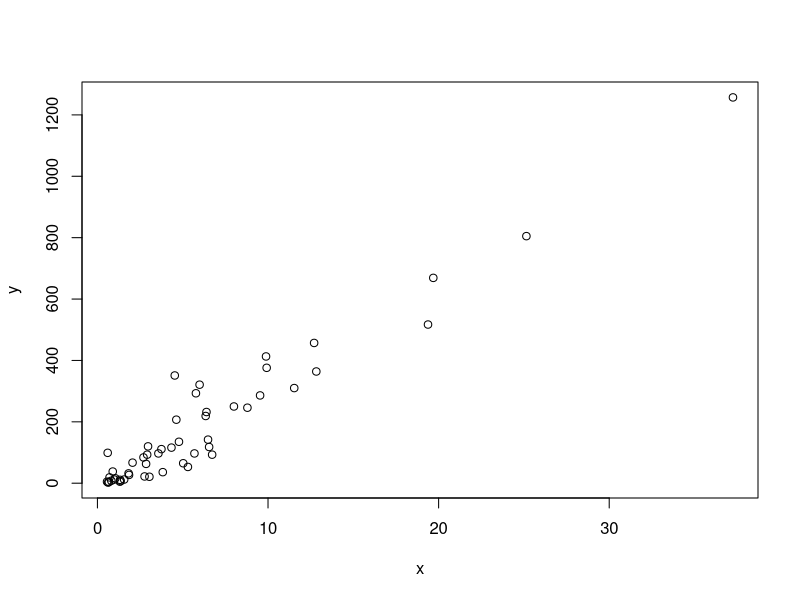
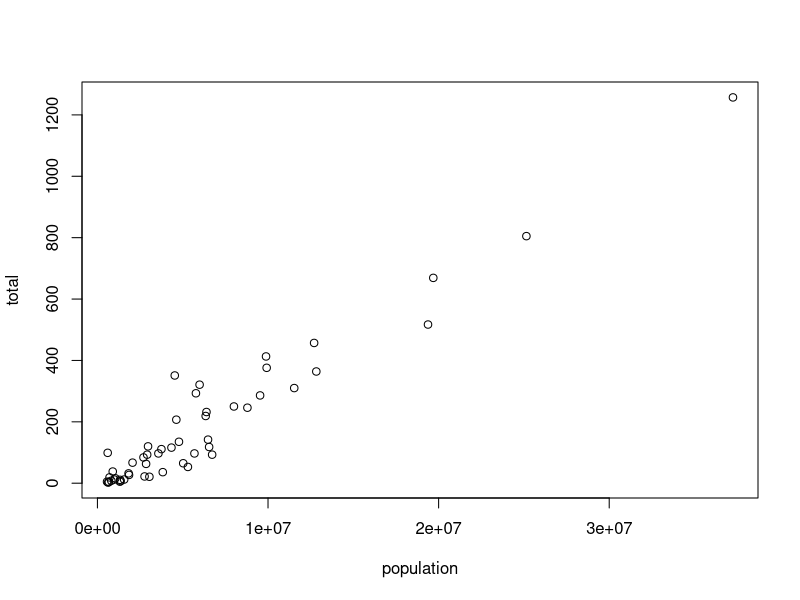
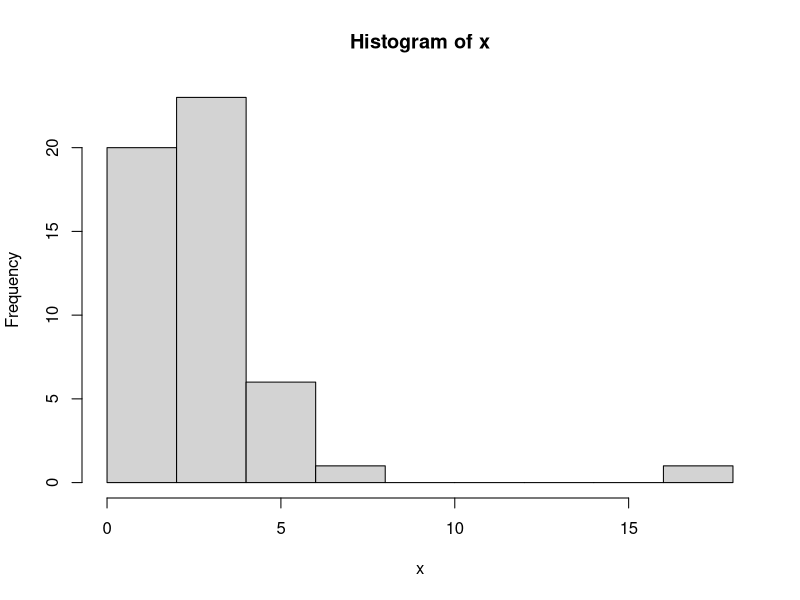

Recreate these plots in R, in order.

library(dslabs)
data("murders")

class(murders)

#to know structure
str(murders) 

head(murders)

murders$population

#access the variable names

names(murders)

pop<-murders$population
class(pop)

class(murders$state)

class(murders$region)

levels(murders$region)

region<- murders$region       
value<- murders$total
region<-reorder(region, value, FUN=sum)
levels(region)

sort(murders$total)
murders$state[1:10]

ind<-order(murders$total)
murders$abb[ind]

max(murders$total)

i_max<-which.max(murders$total)
murders$state[i_max]

murders$state[which.max(murders$population)]

murder_rate<-murders$total / murders$population * 10000

ind<-murder_rate < 0.71

ind<-murder_rate <= 0.71

ind

murders$state[ind]

x<- murders$population / 10^6
y<- murders$total

plot(x,y)

with(murders, plot(population, total))

x<-with(murders, total/population * 100000)
hist(x)

murders$state[which.max(x)]
